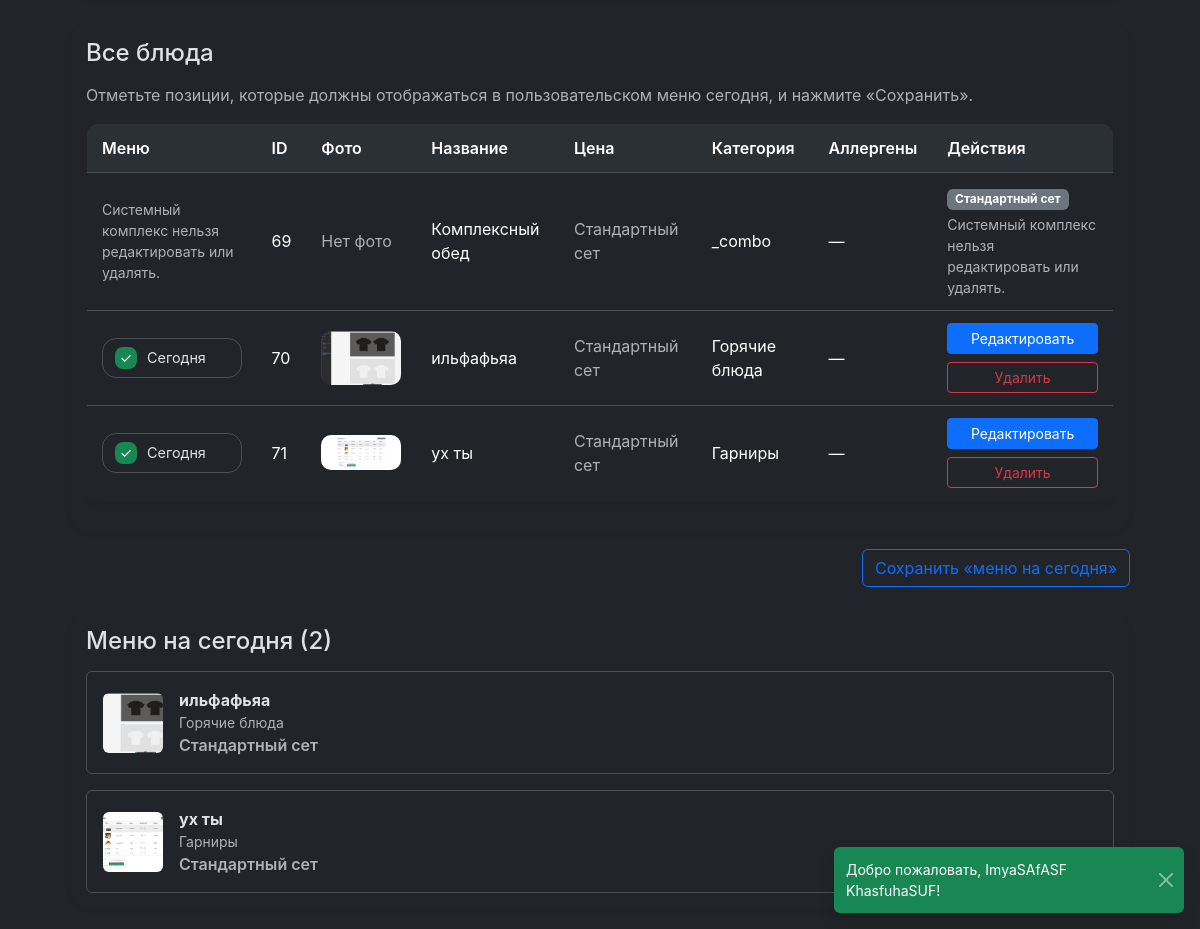
/admin/menu (signed in, lower part), run on an earlier commit of the app's database.
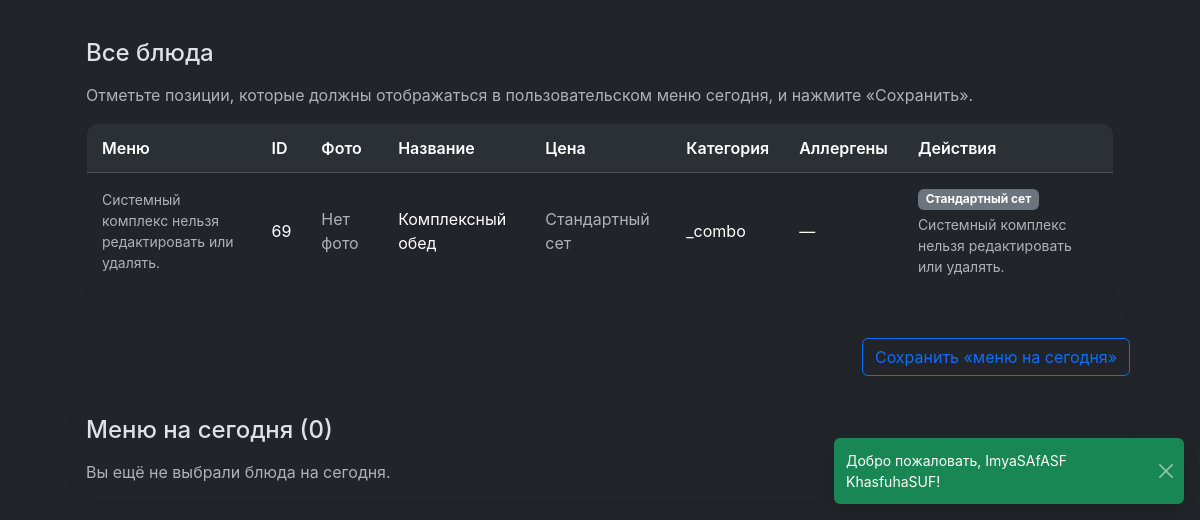
And on a later commit of the database.
### tables this page shows
CREATE TABLE menu (
    id INTEGER PRIMARY KEY AUTOINCREMENT,
    title TEXT NOT NULL,
    description TEXT,
    price REAL NOT NULL,
    image_url TEXT,
    category TEXT
, image_gallery TEXT, ingredients TEXT, is_today INTEGER DEFAULT 0, use_manual_price INTEGER DEFAULT 0, name_original TEXT, name_ru TEXT, name_lv TEXT, description_original TEXT, description_ru TEXT, description_lv TEXT, category_original TEXT, category_ru TEXT, category_lv TEXT, ingredients_original TEXT, ingredients_ru TEXT, ingredients_lv TEXT, category_role TEXT DEFAULT 'main', category_key TEXT, allergens TEXT);

### resources/views/admin/menu.php (the view, shortened to what the changed rows need)
<div class="page-container">
<div class="admin-menu-layout mt-1">
    <div class="admin-column admin-table-block">
        <form method="POST" action="/admin/menu/today" class="h-100 d-flex flex-column">
            <div class="card border-0 shadow-sm flex-grow-1">
                <div class="card-body">
                    <div class="table-responsive">
                        <table class="table table-menu">
                            <thead>
                                <tr>
                                    <th class="today-column"><?= htmlspecialchars(translate('admin.menu.table.menu')) ?></th>
                                    <th>ID</th>
                                    <th><?= htmlspecialchars(translate('admin.menu.table.photo')) ?></th>
                                    <th><?= htmlspecialchars(translate('admin.menu.table.name')) ?></th>
                                    <th><?= htmlspecialchars(translate('admin.menu.table.price')) ?></th>
                                    <th><?= htmlspecialchars(translate('admin.menu.table.category')) ?></th>
                                    <th><?= htmlspecialchars(translate('admin.menu.table.allergens')) ?></th>
                                    <th><?= htmlspecialchars(translate('admin.menu.table.actions')) ?></th>
                                </tr>
                            </thead>
                            <tbody>
                                <?php foreach ($items as $item): ?>
                                    <?php $gallery = $item->galleryImages(); ?>
                                    <?php $isSystemCombo = ($item->category ?? '') === '_combo'; ?>
                                    <tr>
                                        <?php if ($isSystemCombo): ?>
                                            <td class="today-cell text-muted small"><?= htmlspecialchars(translate('admin.menu.errors.system_locked')) ?></td>
                                        <?php else: ?>
                                            <td class="today-cell">
                                                <label class="today-flag">
                                                    <span class="today-indicator"></span>
                                                    <span class="today-label"><?= htmlspecialchars(translate('admin.menu.today.flag')) ?></span>
                                                </label>
                                            </td>
                                        <?php endif; ?>
                                        <td><?= $item->id ?></td>
                                        <td>
                                            <?php if ($item->primaryImage()): ?>
                                                <img src="/assets/images/<?= htmlspecialchars($item->primaryImage()) ?>" alt="" class="menu-thumb">
                                            <?php else: ?>
                                                <span class="text-muted"><?= htmlspecialchars(translate('common.no_photo')) ?></span>
                                            <?php endif; ?>
                                        </td>
                                        <td><?= htmlspecialchars($item->title) ?></td>
                                        <td>
                                            <?php if ($item->isUnique()): ?>
                                                <span class="fw-semibold text-info"><?= number_format($item->price, 2, '.', ' ') ?> €</span>
                                                <span class="badge bg-info-subtle text-info-emphasis ms-2"><?= htmlspecialchars(translate('admin.menu.price.unique')) ?></span>
                                            <?php else: ?>
                                                <span class="text-muted"><?= htmlspecialchars(translate('admin.menu.price.standard')) ?></span>
                                            <?php endif; ?>
                                        </td>
                                        <td><?= htmlspecialchars($item->category ?? '') ?></td>
                                        <td><?= $item->allergens ? htmlspecialchars($item->allergens) : '—' ?></td>
                                        <td>
                                            <?php if ($isSystemCombo): ?>
                                                <span class="badge bg-secondary"><?= htmlspecialchars(translate('admin.menu.price.standard')) ?></span>
                                                <div class="text-muted small mt-1"><?= htmlspecialchars(translate('admin.menu.errors.system_locked')) ?></div>
                                            <?php else: ?>
                                                <div class="d-flex flex-column gap-2">
                                                <button class="btn btn-sm btn-primary" type="button" onclick='fillForm(<?= json_encode([
                                                    'id' => $item->id,
                                                    'title' => $item->title,
                                                    'name_original' => $item->nameOriginal ?? $item->title,
                                                    'description' => $item->description,
                                                    'description_original' => $item->descriptionOriginal ?? $item->description,
                                                    'ingredients' => $item->ingredients,
                                                    'ingredients_original' => $item->ingredientsOriginal ?? $item->ingredients,
                                                    'allergens' => $item->allergens,
                                                    'price' => $item->price,
                                                    'use_manual_price' => $item->isUnique(),
                                                    'category' => $item->category,
                                                    'category_original' => $item->categoryOriginal ?? $item->category,
                                                    'category_role' => $item->categoryRole ?? 'main',
                                                    'image' => $item->primaryImage(),
                                                    'gallery' => $gallery,
                                                ], JSON_HEX_APOS | JSON_HEX_QUOT) ?>)'><?= htmlspecialchars(translate('admin.menu.actions.edit')) ?></button>
                                                    <a class="btn btn-sm btn-outline-danger" href="/admin/menu/delete?id=<?= $item->id ?>" onclick="return confirm('<?= htmlspecialchars(translate('admin.menu.actions.confirm_delete')) ?>');"><?= htmlspecialchars(translate('combo.remove')) ?></a>
                                                </div>
                                            <?php endif; ?>
                                        </td>
                                    </tr>
                                <?php endforeach; ?>
                            </tbody>
                        </table>
                    </div>
                </div>
            </div>
        </form>
    </div>
    <div class="admin-column admin-today-block">
        <div class="card border-0 shadow-sm admin-today-card h-100">
            <div class="card-body">
                <h4 class="card-title mb-3"><?= htmlspecialchars(translate('admin.menu.today.title', ['count' => count($todayItems ?? [])])) ?></h4>
                <?php if (empty($todayItems)): ?>
                    <div class="text-muted"><?= htmlspecialchars(translate('admin.menu.today.empty')) ?></div>
                <?php else: ?>
                    <div class="d-flex flex-column gap-3">
                        <?php foreach ($todayItems as $item): ?>
                            <div class="border rounded p-3">
                                <div class="d-flex align-items-center gap-3">
                                    <?php $img = $item->primaryImage(); ?>
                                    <?php if ($img): ?>
                                        <img src="/assets/images/<?= htmlspecialchars($img) ?>" alt="" style="width:60px;height:60px;object-fit:cover;" class="rounded">
                                    <?php else: ?>
                                        <span class="text-muted small"><?= htmlspecialchars(translate('common.no_photo')) ?></span>
                                    <?php endif; ?>
                                    <div>
                                        <div class="fw-bold"><?= htmlspecialchars($item->title) ?></div>
                                        <div class="text-muted small"><?= htmlspecialchars($item->category ?? translate('menu.card.no_category')) ?></div>
                                        <div class="text-success fw-semibold">
                                            <?php if ($item->isUnique()): ?>
                                                <?= number_format($item->price, 2, '.', ' ') ?> €
                                            <?php else: ?>
                                                <span class="text-muted"><?= htmlspecialchars(translate('admin.menu.price.standard')) ?></span>
                                            <?php endif; ?>
                                        </div>
                                    </div>
                                </div>
                            </div>
                        <?php endforeach; ?>
                    </div>
                <?php endif; ?>
            </div>
        </div>
    </div>
</div>
</div>

What changed in the data, as far as the page shows it:
removed menu: id "70", shows a picture, name_ru "ильфафьяа", category "Горячие блюда"
removed menu: id "71", shows a picture, name_ru "ух ты", category "Гарниры"
Also different on the page:
translate('admin.menu.today.empty'): (not shown) → "Вы ещё не выбрали блюда на сегодня."
text no longer shown: "Меню на сегодня (2)"
text now shown: "Меню на сегодня (0)"
